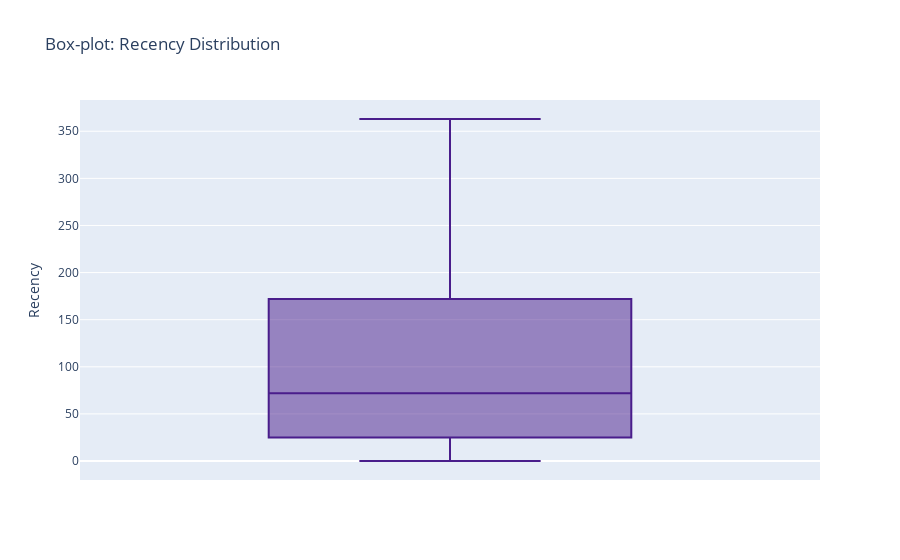
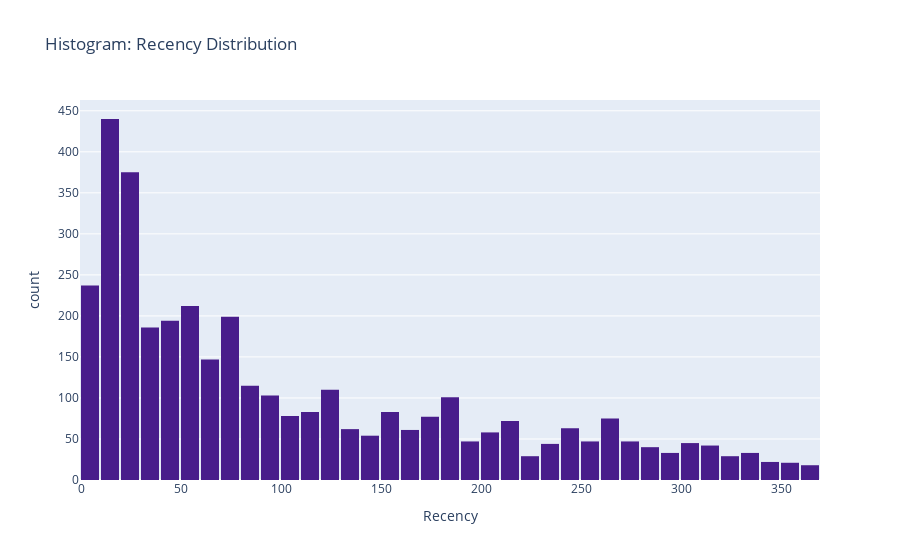
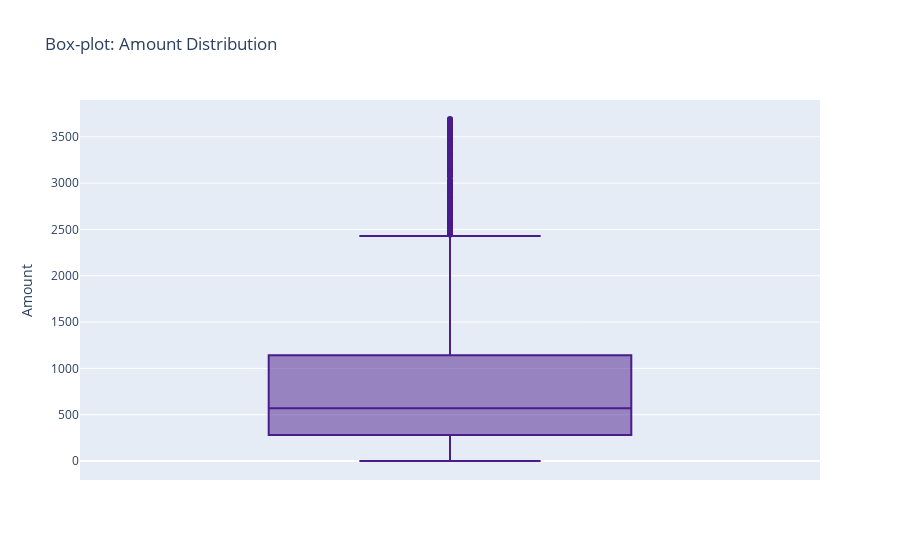
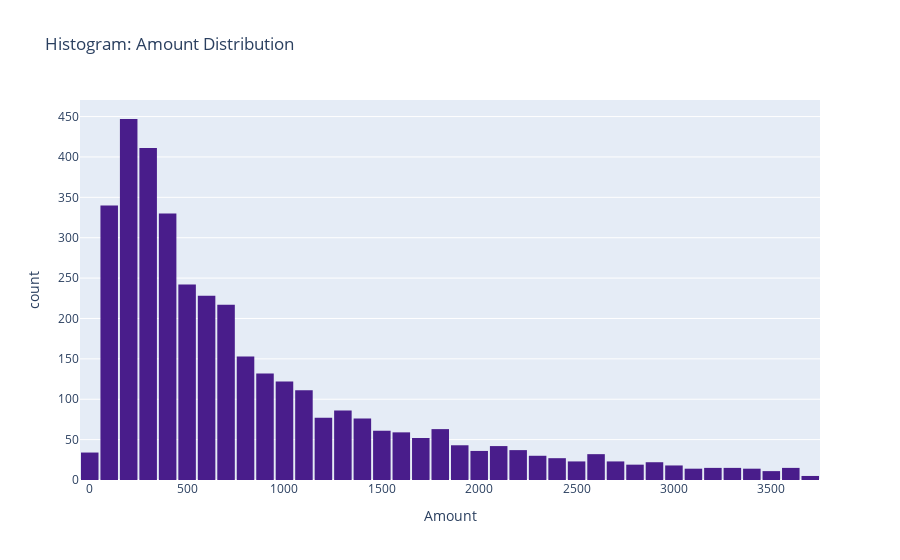

Notebook code for these charts, in order:
### Code cell
main_color = ['#491D8B'] 

# --- RECENCY ---

# 1. Box-plot: Recency
fig = px.box(data_frame=filtered, 
             y='Recency', 
             color_discrete_sequence=main_color,
             title='Box-plot: Recency Distribution')
fig.show()

# 2. Histogram: Recency Distribution
fig = px.histogram(data_frame=filtered, 
                   x='Recency',
                   color_discrete_sequence=main_color,
                   nbins=50,
                   title='Histogram: Recency Distribution')
fig.update_layout(bargap=0.1) 
fig.show()

# --- AMOUNT ---

# 3. Box-plot: Amount
fig = px.box(data_frame=filtered, 
             y='Amount',
             color_discrete_sequence=main_color,
             title='Box-plot: Amount Distribution')
fig.show()

# 4. Histogram: Amount Distribution
fig = px.histogram(data_frame=filtered, 
                   x='Amount',
                   color_discrete_sequence=main_color,
                   nbins=50,
                   title='Histogram: Amount Distribution')
fig.update_layout(bargap=0.1)
fig.show()

# --- FREQUENCY ---

# 5. Box-plot: Frequency
fig = px.box(data_frame=filtered, 
             y='Frequency', 
             color_discrete_sequence=main_color,
             title='Box-plot: Frequency Distribution')
fig.show()

# 6. Histogram: Frequency Distribution
fig = px.histogram(data_frame=filtered, 
                   x='Frequency',
                   color_discrete_sequence=main_color,
                   nbins=50,
                   title='Histogram: Frequency Distribution')
fig.update_layout(bargap=0.1)
fig.show()

# --- SCATTER PLOTS (Tương quan) ---

# 7. Scatter Plot: Recency vs Frequency
fig = px.scatter(data_frame=filtered, 
                 x='Recency', y='Frequency',
                 size='Amount',           # Kích thước điểm dựa trên tổng tiền mua
                 hover_name='CustomerID', 
                 template='seaborn',
                 color_discrete_sequence=main_color,
                 title='Scatter: Recency vs Frequency (Size = Amount)')
fig.update_layout(width=800, height=600,
                  xaxis=dict(color="#BF40BF"), yaxis=dict(color="#BF40BF"))
fig.show()

# 8. Scatter Plot: Recency vs Amount
fig = px.scatter(data_frame=filtered, 
                 x='Recency', y='Amount',
                 size='Frequency',        # Kích thước điểm dựa trên tần suất mua
                 hover_name='CustomerID', 
                 template='seaborn',
                 color_discrete_sequence=main_color,
                 title='Scatter: Recency vs Amount (Size = Frequency)')
fig.update_layout(width=800, height=600,
                  xaxis=dict(color="#BF40BF"), yaxis=dict(color="#BF40BF"))
fig.show()

### Figure 1 — Plotly figure (JSON) as saved in the notebook; plotly's stock layout.template omitted (floating-point values rounded to 4 significant figures; data arrays with more than 128 entries replaced by an {"elided": "..."} marker saying what was removed)
{"data": [{"alignmentgroup": "True", "hovertemplate": "Recency=%{y}<extra></extra>", "legendgroup": "", "marker": {"color": "#491D8B"}, "name": "", "notched": false, "offsetgroup": "", "orientation": "v", "showlegend": false, "type": "box", "x0": " ", "xaxis": "x", "y": {"elided": "3682 int values"}, "y0": " ", "yaxis": "y"}], "layout": {"boxmode": "group", "legend": {"tracegroupgap": 0}, "title": {"text": "Box-plot: Recency Distribution"}, "xaxis": {"anchor": "y", "domain": [0, 1]}, "yaxis": {"anchor": "x", "domain": [0, 1], "title": {"text": "Recency"}}}}

### Figure 2 — Plotly figure (JSON) as saved in the notebook; plotly's stock layout.template omitted (floating-point values rounded to 4 significant figures; data arrays with more than 128 entries replaced by an {"elided": "..."} marker saying what was removed)
{"data": [{"bingroup": "x", "hovertemplate": "Recency=%{x}<br>count=%{y}<extra></extra>", "legendgroup": "", "marker": {"color": "#491D8B", "pattern": {"shape": ""}}, "name": "", "nbinsx": 50, "orientation": "v", "showlegend": false, "type": "histogram", "x": {"elided": "3682 int values"}, "xaxis": "x", "yaxis": "y"}], "layout": {"bargap": 0.1, "barmode": "relative", "legend": {"tracegroupgap": 0}, "title": {"text": "Histogram: Recency Distribution"}, "xaxis": {"anchor": "y", "domain": [0, 1], "title": {"text": "Recency"}}, "yaxis": {"anchor": "x", "domain": [0, 1], "title": {"text": "count"}}}}

### Figure 3 — Plotly figure (JSON) as saved in the notebook; plotly's stock layout.template omitted (floating-point values rounded to 4 significant figures; data arrays with more than 128 entries replaced by an {"elided": "..."} marker saying what was removed)
{"data": [{"alignmentgroup": "True", "hovertemplate": "Amount=%{y}<extra></extra>", "legendgroup": "", "marker": {"color": "#491D8B"}, "name": "", "notched": false, "offsetgroup": "", "orientation": "v", "showlegend": false, "type": "box", "x0": " ", "xaxis": "x", "y": {"elided": "3682 float values"}, "y0": " ", "yaxis": "y"}], "layout": {"boxmode": "group", "legend": {"tracegroupgap": 0}, "title": {"text": "Box-plot: Amount Distribution"}, "xaxis": {"anchor": "y", "domain": [0, 1]}, "yaxis": {"anchor": "x", "domain": [0, 1], "title": {"text": "Amount"}}}}

### Figure 4 — Plotly figure (JSON) as saved in the notebook; plotly's stock layout.template omitted (floating-point values rounded to 4 significant figures; data arrays with more than 128 entries replaced by an {"elided": "..."} marker saying what was removed)
{"data": [{"bingroup": "x", "hovertemplate": "Amount=%{x}<br>count=%{y}<extra></extra>", "legendgroup": "", "marker": {"color": "#491D8B", "pattern": {"shape": ""}}, "name": "", "nbinsx": 50, "orientation": "v", "showlegend": false, "type": "histogram", "x": {"elided": "3682 float values"}, "xaxis": "x", "yaxis": "y"}], "layout": {"bargap": 0.1, "barmode": "relative", "legend": {"tracegroupgap": 0}, "title": {"text": "Histogram: Amount Distribution"}, "xaxis": {"anchor": "y", "domain": [0, 1], "title": {"text": "Amount"}}, "yaxis": {"anchor": "x", "domain": [0, 1], "title": {"text": "count"}}}}
